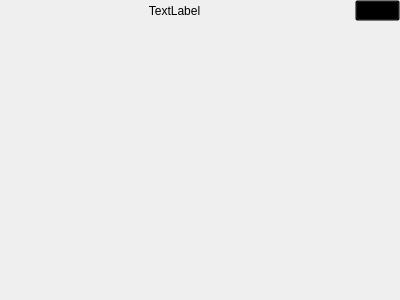
<?xml version="1.0" encoding="UTF-8"?>
<ui version="4.0">
 <class>VisualizationGraphWidget</class>
 <widget class="QWidget" name="VisualizationGraphWidget">
  <property name="geometry">
   <rect>
    <x>0</x>
    <y>0</y>
    <width>400</width>
    <height>300</height>
   </rect>
  </property>
  <property name="windowTitle">
   <string>Form</string>
  </property>
  <layout class="QVBoxLayout" name="verticalLayout">
   <property name="leftMargin">
    <number>0</number>
   </property>
   <property name="topMargin">
    <number>0</number>
   </property>
   <property name="rightMargin">
    <number>0</number>
   </property>
   <property name="bottomMargin">
    <number>0</number>
   </property>
   <item>
    <widget class="QWidget" name="infobar" native="true">
     <layout class="QHBoxLayout" name="horizontalLayout_2">
      <property name="leftMargin">
       <number>0</number>
      </property>
      <property name="topMargin">
       <number>0</number>
      </property>
      <property name="rightMargin">
       <number>0</number>
      </property>
      <property name="bottomMargin">
       <number>0</number>
      </property>
      <item>
       <widget class="QLabel" name="graphNameLabel">
        <property name="styleSheet">
         <string notr="true">font: 75 9pt &quot;MS Shell Dlg 2&quot;;</string>
        </property>
        <property name="text">
         <string>TextLabel</string>
        </property>
        <property name="textFormat">
         <enum>Qt::AutoText</enum>
        </property>
        <property name="alignment">
         <set>Qt::AlignCenter</set>
        </property>
       </widget>
      </item>
      <item>
       <widget class="QToolButton" name="closeButton">
        <property name="styleSheet">
         <string notr="true">background-color: transparent;</string>
        </property>
        <property name="text">
         <string>Close</string>
        </property>
       </widget>
      </item>
     </layout>
    </widget>
   </item>
   <item>
    <widget class="QCustomPlot" name="widget" native="true">
     <property name="sizePolicy">
      <sizepolicy hsizetype="Preferred" vsizetype="Expanding">
       <horstretch>0</horstretch>
       <verstretch>0</verstretch>
      </sizepolicy>
     </property>
    </widget>
   </item>
  </layout>
 </widget>
 <customwidgets>
  <customwidget>
   <class>QCustomPlot</class>
   <extends>QWidget</extends>
   <header>Visualization/qcustomplot.h</header>
   <container>1</container>
  </customwidget>
 </customwidgets>
 <resources/>
 <connections/>
</ui>
